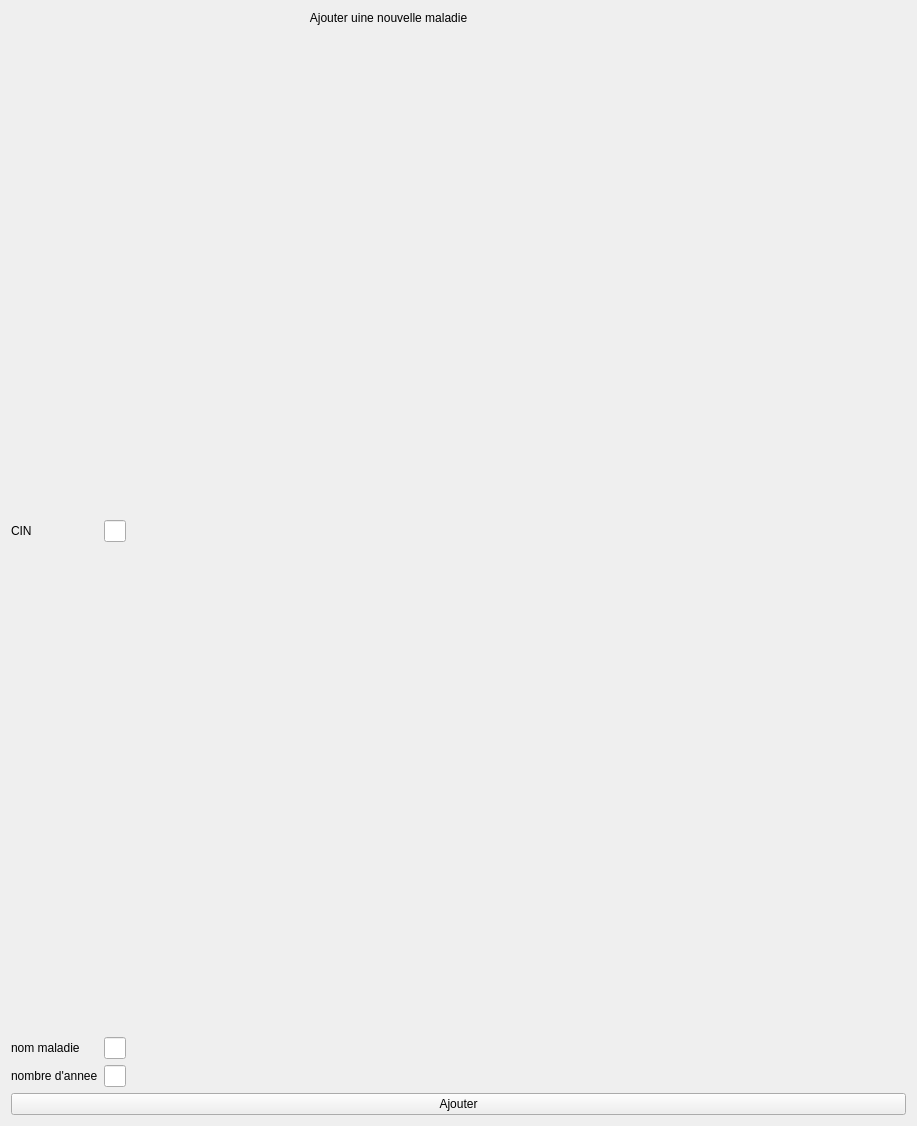
<?xml version="1.0" encoding="UTF-8"?>
<ui version="4.0">
 <class>wm</class>
 <widget class="QWidget" name="wm">
  <property name="geometry">
   <rect>
    <x>0</x>
    <y>0</y>
    <width>917</width>
    <height>461</height>
   </rect>
  </property>
  <property name="windowTitle">
   <string>Form</string>
  </property>
  <property name="styleSheet">
   <string notr="true">#wm{
	border-image: url(Corona.jpg) 0 0 0 0 stretch stretch;
}</string>
  </property>
  <layout class="QVBoxLayout" name="verticalLayout">
   <item>
    <spacer name="verticalSpacer">
     <property name="orientation">
      <enum>Qt::Vertical</enum>
     </property>
     <property name="sizeHint" stdset="0">
      <size>
       <width>1</width>
       <height>40</height>
      </size>
     </property>
    </spacer>
   </item>
   <item>
    <widget class="QLabel" name="label">
     <property name="maximumSize">
      <size>
       <width>16777215</width>
       <height>50</height>
      </size>
     </property>
     <property name="styleSheet">
      <string notr="true">#wm{
	border-image: url(im31.png) 0 0 0 0 stretch stretch;
}</string>
     </property>
     <property name="text">
      <string>                                                                                          Ajouter uine nouvelle maladie</string>
     </property>
    </widget>
   </item>
   <item>
    <layout class="QGridLayout" name="gridLayout">
     <item row="1" column="1">
      <widget class="QLineEdit" name="nommldie"/>
     </item>
     <item row="3" column="0">
      <widget class="QLabel" name="label_4">
       <property name="text">
        <string>nombre d'annee</string>
       </property>
      </widget>
     </item>
     <item row="3" column="1">
      <widget class="QLineEdit" name="annee"/>
     </item>
     <item row="1" column="0">
      <widget class="QLabel" name="label_3">
       <property name="text">
        <string>nom maladie</string>
       </property>
      </widget>
     </item>
     <item row="0" column="2">
      <spacer name="horizontalSpacer">
       <property name="orientation">
        <enum>Qt::Horizontal</enum>
       </property>
       <property name="sizeHint" stdset="0">
        <size>
         <width>1000</width>
         <height>1000</height>
        </size>
       </property>
      </spacer>
     </item>
     <item row="0" column="1">
      <widget class="QLineEdit" name="cin"/>
     </item>
     <item row="0" column="0">
      <widget class="QLabel" name="label_2">
       <property name="text">
        <string>CIN</string>
       </property>
      </widget>
     </item>
    </layout>
   </item>
   <item>
    <widget class="QPushButton" name="Ajouter">
     <property name="text">
      <string>Ajouter</string>
     </property>
    </widget>
   </item>
   <item>
    <spacer name="verticalSpacer_2">
     <property name="orientation">
      <enum>Qt::Vertical</enum>
     </property>
     <property name="sizeHint" stdset="0">
      <size>
       <width>20</width>
       <height>40</height>
      </size>
     </property>
    </spacer>
   </item>
  </layout>
 </widget>
 <resources>
  <include location="ressource3/resources2.qrc"/>
 </resources>
 <connections/>
</ui>
